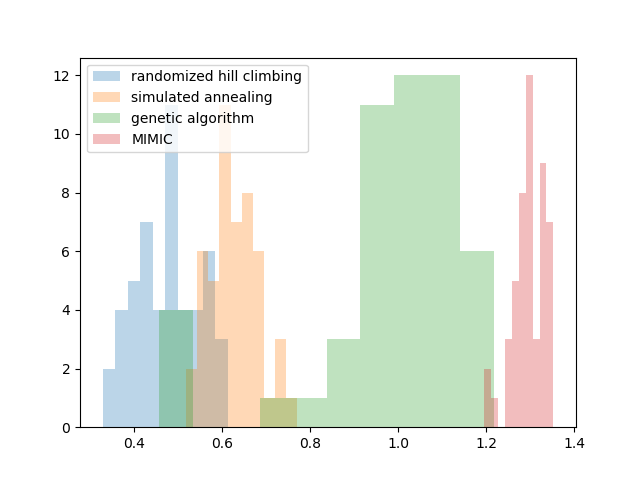

The script that drew this image:
import numpy as np
import matplotlib.pyplot as plt
from random_optim import *
import time

testing_times = 50
length = 100

gt = .1 * (np.random.rand(length) - .5)

def fitness(sol):
    '''
    inner product with the gt
    '''
    return np.sum(gt * sol)

def init_generator():
    sol = np.random.rand(length) < 0.5
    sol = sol.astype(np.int)
    
    return sol

def neighbor_generator(sol):
    idx = int(np.floor(np.random.random() * length))
    sol[idx] = 1 - sol[idx]
    
    return sol

def mutator(sol1, sol2):
    sol = np.zeros(len(sol1))
    half_len = int(len(sol) / 2)
    sol[:half_len] = sol1[:half_len]
    sol[half_len:] = sol2[half_len:]
    
    sol = neighbor_generator(sol)
    
    return sol

if __name__ == '__main__':
    print('maximal fitness in groundtruth: %.3f'%np.sum(gt[gt > 0]))
    
    fit_rhc = np.zeros(testing_times)
    fit_sa = np.zeros(testing_times)
    fit_ga = np.zeros(testing_times)
    fit_mimic = np.zeros(testing_times)
    
    total_iter_rhc = np.zeros(testing_times)
    total_iter_sa = np.zeros(testing_times)
    total_iter_ga = np.zeros(testing_times)
    total_iter_mimic = np.zeros(testing_times)
    
    time_rhc = np.zeros(testing_times)
    time_sa = np.zeros(testing_times)
    time_ga = np.zeros(testing_times)
    time_mimic = np.zeros(testing_times)    
    for i in range(testing_times):
        t1 = time.time()
        _, fit_rhc[i], total_iter_rhc[i] = randomized_hill_climbing(fitness, neighbor_generator, init_generator)
        t2 = time.time()
        time_rhc[i] = (t2-t1) / total_iter_rhc[i]        

        t1 = time.time()
        _, fit_sa[i], total_iter_sa[i] = simulated_annealing(fitness, neighbor_generator, init_generator)
        t2 = time.time()
        time_sa[i] = (t2-t1) / total_iter_sa[i] 

        t1 = time.time()
        _, fit_ga[i], total_iter_ga[i] = genetic_algorithm(fitness, neighbor_generator, init_generator, mutator, group_ratio=.2)
        t2 = time.time()
        time_ga[i] = (t2-t1) / total_iter_ga[i]        

        t1 = time.time()
        _, fit_mimic[i], total_iter_mimic[i] = MIMIC(fitness, init_generator)
        t2 = time.time()
        time_mimic[i] = (t2-t1) / total_iter_mimic[i]             

    print('       max   ave   min    std   time/iter')
    print('  rhc  %.3f   %.3f   %.3f   %.3f   %f'%
          (np.max(fit_rhc), np.mean(fit_rhc), np.min(fit_rhc), np.std(fit_rhc), time_rhc[i]))
    print('  sa   %.3f   %.3f   %.3f   %.3f   %f'%
          (np.max(fit_sa), np.mean(fit_sa), np.min(fit_sa), np.std(fit_sa), time_sa[i]))
    print('  ga   %.3f   %.3f   %.3f   %.3f   %f'%
          (np.max(fit_ga), np.mean(fit_ga), np.min(fit_ga), np.std(fit_ga), time_ga[i]))
    print('mimic  %.3f   %.3f   %.3f   %.3f   %f'%
          (np.max(fit_mimic), np.mean(fit_mimic), np.min(fit_mimic), np.std(fit_mimic), time_mimic[i]))  
    plt.hist(fit_rhc, alpha=.3)
    plt.hist(fit_sa, alpha=.3)
    plt.hist(fit_ga, alpha=.3)
    plt.hist(fit_mimic, alpha=.3)
    plt.legend(['randomized hill climbing', 'simulated annealing', 'genetic algorithm', 'MIMIC'])
    plt.show()
